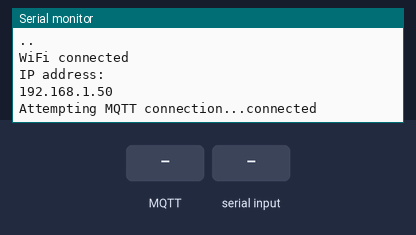
This sketch was run on a simulated ESP8266 (NodeMCU). On the bench: the last lines printed to the serial monitor. The inputs (shaded band) are chosen by the test bench. WiFi joins after 1.5 s; servers stay silent unless stated; no MQTT or app messages arrive unless stated.

Above: at 3.3 s.
3.4 s: MQTT message "Filter:" arrives on the first subscribed topic
At 4.6 s:
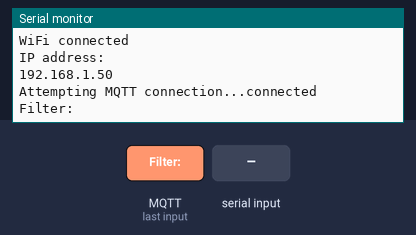
4.9 s: "Oxygen:\n" received over the second serial link
At 5.9 s:
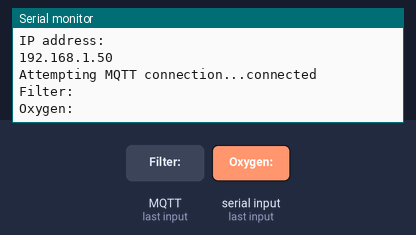
6.4 s: MQTT message "on" arrives on the first subscribed topic
At 7.0 s:
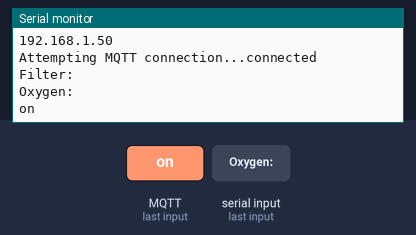
7.9 s: MQTT message "off" arrives on the first subscribed topic
At 9.1 s:
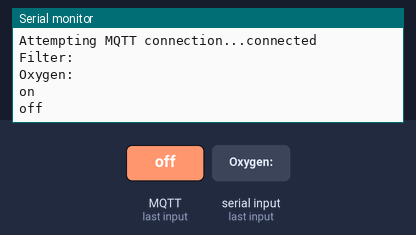
9.4 s: "1\n" received over the second serial link
At 10.5 s:
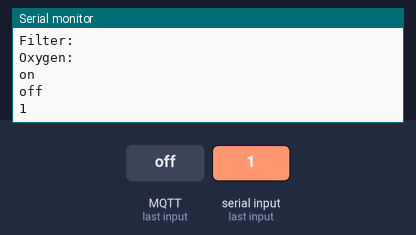

Measured:
- after the input at 3.4 s, the serial monitor: prints a new line at once (image 1)
- after the input at 4.9 s, the serial monitor: prints a new line at once (image 2)
- after the input at 6.4 s, the serial monitor: prints a new line at once (image 3)
- after the input at 7.9 s, the serial monitor: prints a new line at once (image 4)
- after the input at 9.4 s, the serial monitor: prints a new line at once (image 5)

The sketch:

NodeMCU_Code.ino
```cpp
#include <ESP8266WiFi.h>
#include <PubSubClient.h>
#include <SoftwareSerial.h>

const char *ssid = "Spidy";
const char *password = "skwgpcgr";
const char *mqtt_server = "192.168.157.182";
const char *mqtt_username = "aquaServer";
const char *mqtt_password = "raspberry";

WiFiClient espClient;
PubSubClient client(espClient);

// Define the software serial pins for communication with Arduino
SoftwareSerial swSerial(D1, D2); // Replace D2 and D3 with your desired pins
//SoftwareSerial sw1Serial(D3, D4);

void setup_wifi() {
  delay(50);
  Serial.println();
  Serial.print("Connecting to ");
  Serial.println(ssid);

  WiFi.begin(ssid, password);

  while (WiFi.status() != WL_CONNECTED) {
    delay(1000);
    Serial.print(".");
  }

  Serial.println("");
  Serial.println("WiFi connected");
  Serial.println("IP address: ");
  Serial.println(WiFi.localIP());
}

void callback(char *topic, byte *payload, unsigned int length) {
  String actuatorMessage = "";
  for (int i = 0; i < length; i++) {
    actuatorMessage += (char)payload[i];
  }
  processActuatorMessage(actuatorMessage);
}

void connect_mqttServer() {
  while (!client.connected()) {
    if (WiFi.status() != WL_CONNECTED) {
      setup_wifi();
    }

    Serial.print("Attempting MQTT connection...");
    if (client.connect("ESP32_client2", mqtt_username, mqtt_password)) {
      Serial.println("connected");
      // Subscribe to the actuators topic
      client.subscribe("actuators");
    } else {
      Serial.print("failed, rc=");
      Serial.print(client.state());
      Serial.println(" trying again in 2 seconds");

      // Wait 2 seconds before retrying
      delay(2000);
    }
  }
}

void setup() {
  Serial.begin(115200);
  setup_wifi();
  client.setServer(mqtt_server, 1883);
  client.setCallback(callback); // Set the callback function for handling messages

  // Initialize software serial for communication with Arduino
  swSerial.begin(9600);
  //sw1Serial.begin(19200);

  connect_mqttServer();
}

void loop() {
  if (!client.connected()) {
    connect_mqttServer();
  }

  client.loop();

  // Read data from Arduino via Software Serial
  while (swSerial.available() > 0) {
    String receivedData = swSerial.readStringUntil('\n');
    Serial.println(receivedData); // Print received data for debugging

    // Process the received data (replace spaces and newlines)
    receivedData.replace(":", ": ");
    receivedData.replace("  ", " ");
    receivedData.trim(); // Remove leading and trailing spaces

    // Publish the processed data to MQTT
    client.publish("sensor_data", receivedData.c_str());
  }
}

// Process the actuator message and send data to Arduino
void processActuatorMessage(String message) {
  if (message.length() > 0) {
    Serial.println(message);

    // Extract sensor data from the message
    if (message.indexOf("Filter:") != -1 && message.indexOf("Oxygen:") != -1) {
      // Send data to Arduino via Software Serial
      swSerial.println(message);
    }

    delay(1000); // Add a delay to allow Arduino to process the message
  }
}
```
